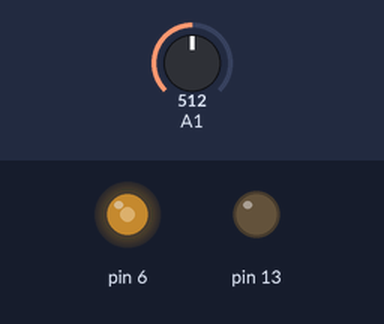
The sketch below on a simulated Arduino Uno, built with avr-gcc and run on an emulated ATmega328P. Parts: output pins drawn as LEDs (lit = HIGH). The inputs (shaded band) are chosen by the test bench; at power-on: A1 = 512.

Above: at 1.2 s.
1.3 s: A1 set to 716
At 2.3 s:
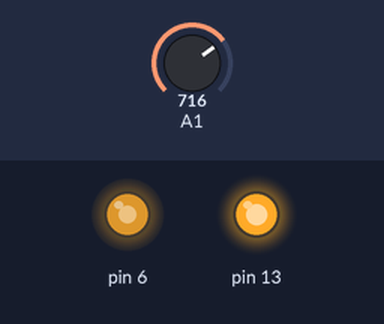
2.8 s: A1 set to 900
At 3.5 s:
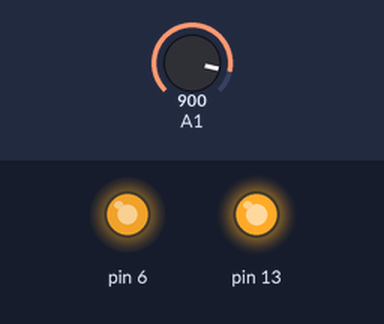
4.3 s: A1 set to 122
At 4.6 s:
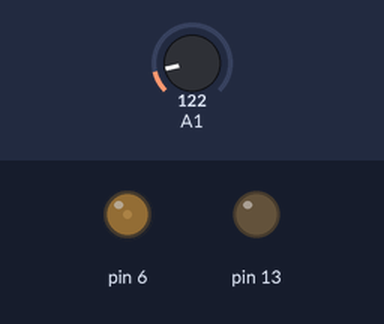
5.8 s: A1 set to 0
At 6.9 s:
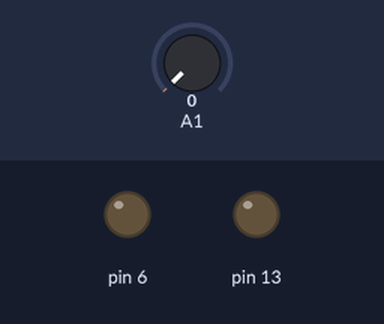
7.3 s: A1 set to 511
At 8.1 s:
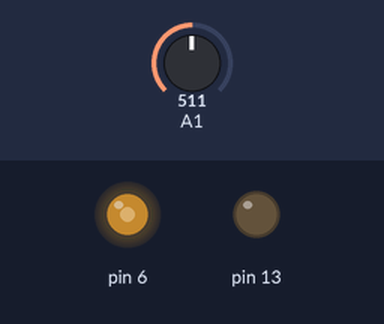
Timing chart, 0 to 9.8 s (numbered marks = the images above; inputs shaded):
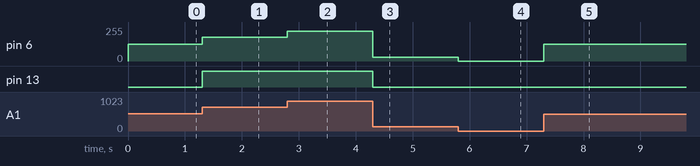

Measured:
- after the input at 1.3 s, pin 6: 127/255 → 178/255 at once; pin 13: LOW → HIGH at once
- after the input at 2.8 s, pin 6: 178/255 → 224/255 at once
- after the input at 4.3 s, pin 6: 224/255 → 30/255 at once; pin 13: HIGH → LOW at once
- after the input at 5.8 s, pin 6: 30/255 → 0/255 at once
- after the input at 7.3 s, pin 6: 0/255 → 127/255 at once

The sketch:

ThrottlePWM.ino
```cpp
void setup() {
  pinMode(6, OUTPUT);
  pinMode(13, OUTPUT);
}

int throttleSignal = 0;
void loop() {
  // Read from A1, convert to PWM, output
  throttleSignal = map(analogRead(1), 0, 1023, 0, 255);
  analogWrite(6,throttleSignal);
  analogWrite(13,throttleSignal);
}
```
